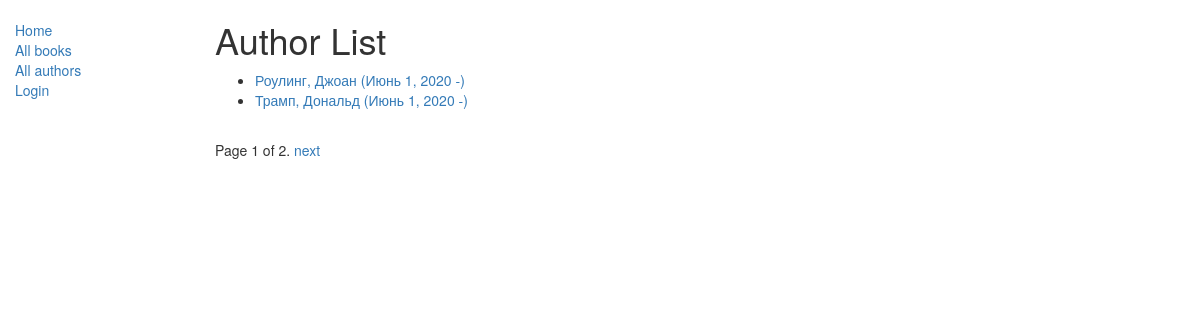
Screenshot of /catalog/authors/ with the database file from the repository.
### catalog/models.py (models this page shows, shortened)
class Author(models.Model):
    first_name = models.CharField(max_length=100)
    last_name = models.CharField(max_length=100)
    date_of_birth = models.DateField(null=True, blank=True)
    date_of_death = models.DateField('died', null=True, blank=True)
    class Meta:
        ordering = ['last_name', 'first_name']
    def get_absolute_url(self):
        return reverse('author-detail', args=[str(self.id)])

### catalog/views.py (the view)
class AuthorListView(generic.ListView):
    model = Author
    paginate_by = 2

### catalog/templates/catalog/author_list.html
{% extends 'base_generic.html' %}
{% block content %}
    <h1>Author List</h1>
    {% if author_list %}
        <ul>
            {% for author in author_list  %}
                <li><a href="{{ author.get_absolute_url }} ">{{author.last_name }}, {{author.first_name}}  ({{ author.date_of_birth}} -) </a></li>
            {% endfor %}
        </ul>
        {% else %}
        <p>here are no Authors in the library</p>
    {% endif %}
{% endblock content %}

### rows the page displays
Author: last_name "Роулинг", first_name "Джоан", date_of_birth "Июнь 1, 2020"
Author: last_name "Трамп", first_name "Дональд", date_of_birth "Июнь 1, 2020"

### other values shown
{{ page_obj.number }} "1"
{{ page_obj.paginator.num_pages }} "2"
